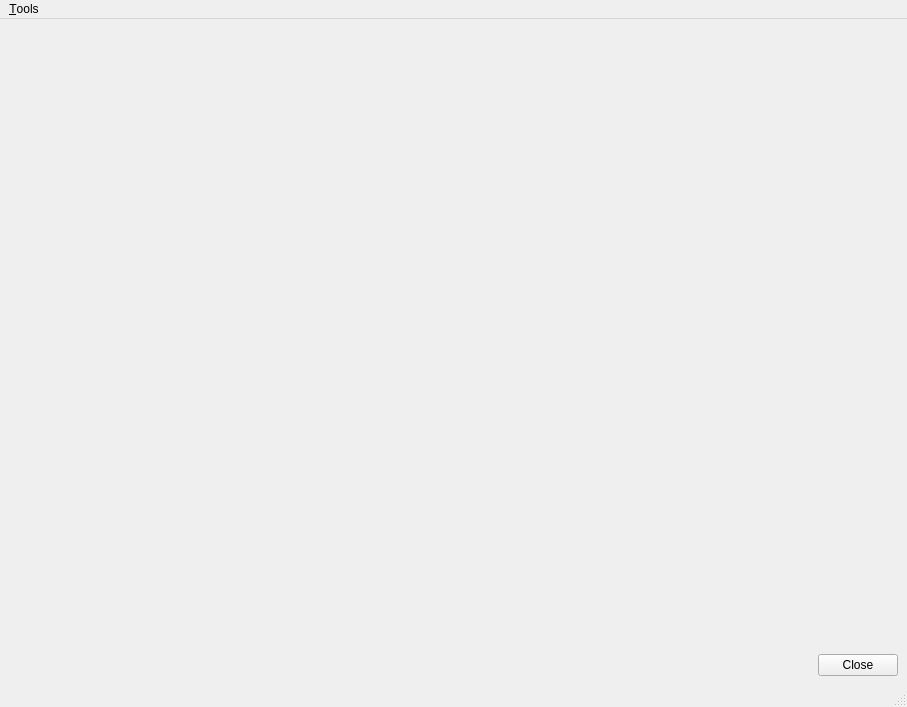
<?xml version="1.0" encoding="UTF-8"?>
<ui version="4.0">
 <class>MainWindow</class>
 <widget class="QMainWindow" name="MainWindow">
  <property name="geometry">
   <rect>
    <x>0</x>
    <y>0</y>
    <width>907</width>
    <height>707</height>
   </rect>
  </property>
  <property name="windowTitle">
   <string>Boxing</string>
  </property>
  <widget class="QWidget" name="centralwidget">
   <layout class="QGridLayout" name="gridLayout">
    <item row="2" column="2">
     <widget class="QPushButton" name="pushButton_2">
      <property name="text">
       <string>Close</string>
      </property>
     </widget>
    </item>
    <item row="2" column="0">
     <spacer name="horizontalSpacer">
      <property name="orientation">
       <enum>Qt::Horizontal</enum>
      </property>
      <property name="sizeHint" stdset="0">
       <size>
        <width>40</width>
        <height>20</height>
       </size>
      </property>
     </spacer>
    </item>
    <item row="0" column="0" colspan="3">
     <widget class="PlotWidget" name="acceleration" native="true"/>
    </item>
    <item row="1" column="0" colspan="3">
     <widget class="PlotWidget" name="gyroscope" native="true"/>
    </item>
   </layout>
  </widget>
  <widget class="QMenuBar" name="menubar">
   <property name="geometry">
    <rect>
     <x>0</x>
     <y>0</y>
     <width>907</width>
     <height>26</height>
    </rect>
   </property>
   <widget class="QMenu" name="menu_Tools">
    <property name="title">
     <string>&amp;Tools</string>
    </property>
    <addaction name="actionBoard_Setting"/>
   </widget>
   <addaction name="menu_Tools"/>
  </widget>
  <widget class="QStatusBar" name="statusbar"/>
  <action name="actionBoard_Setting">
   <property name="text">
    <string>Board Setting</string>
   </property>
  </action>
 </widget>
 <customwidgets>
  <customwidget>
   <class>PlotWidget</class>
   <extends>QWidget</extends>
   <header>pyqtgraph</header>
   <container>1</container>
  </customwidget>
 </customwidgets>
 <resources/>
 <connections/>
</ui>
